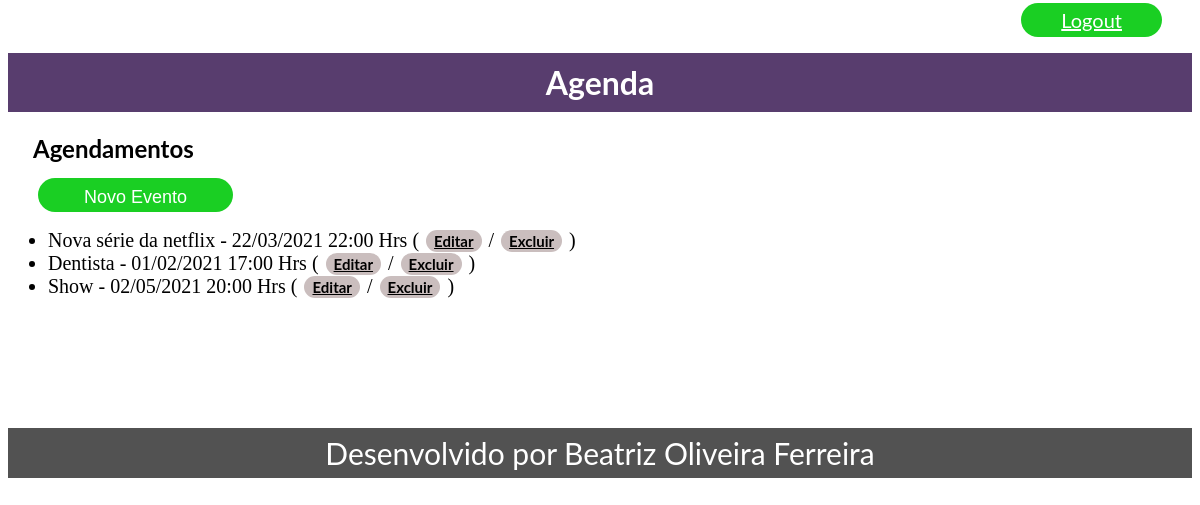
The page /agenda/ (signed in) on the database as committed earlier.
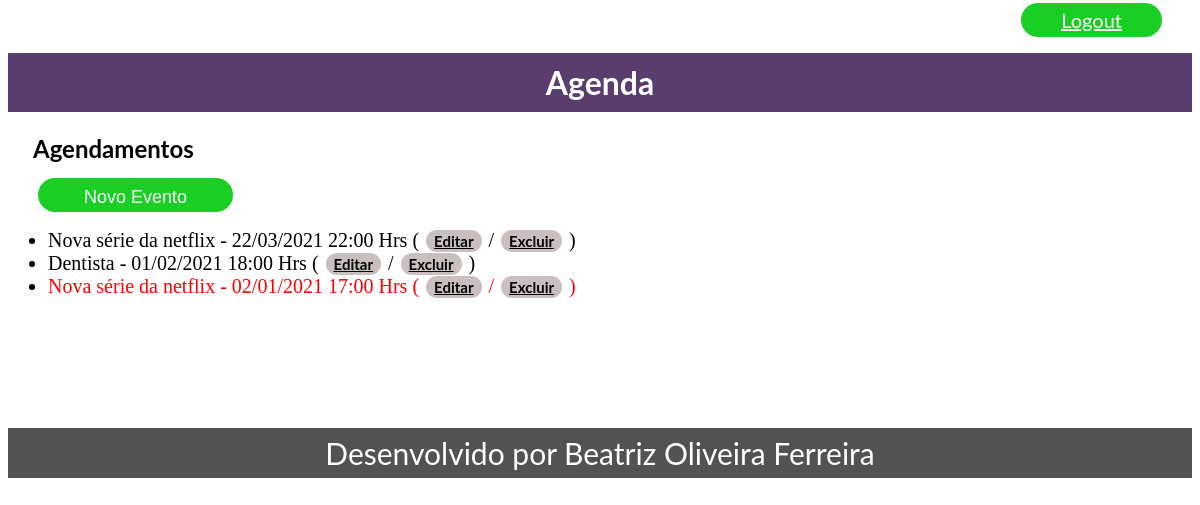
The same page on the database as committed later.
### core/models.py (models this page shows, shortened)
class Evento(models.Model):
    titulo = models.CharField(max_length=100)
    descricao = models.TextField(blank=True, null=True)
    data_evento = models.DateTimeField(verbose_name='Data do evento')
    data_criacao = models.DateTimeField(auto_now=True)
    usuario = models.ForeignKey(User, on_delete=models.CASCADE)
    class Meta:
        db_table = 'evento'
    def get_data_evento(self):
        return self.data_evento.strftime('%d/%m/%Y %H:%M Hrs')
    def get_evento_atrasado(self):
        if self.data_evento < datetime.now():
            return True
        else:
            return False

### core/views.py (the view)
# urls.py: path('agenda/', views.lista_eventos),
@login_required(login_url='/login/')
def lista_eventos(request):
    usuario = request.user
    data_atual = datetime.now() - timedelta(hours=1)
    evento = Evento.objects.filter(usuario=usuario)
    dados = {'eventos': evento}
    return render(request, 'agenda.html', dados)

### templates/agenda.html (shortened to what this page needs)
{% extends "model-page.html" %}
{% block content %}
    <h2>Agendamentos</h2>
    <a href="evento/">
        <button type="button">Novo Evento</button>
    </a>
    <ul style="font-size: 20px">
        {% for evento in eventos %}
            <li>
                <div style={% if evento.get_evento_atrasado %}
                                "color:red"
                            {% endif %}>
                    {{ evento.titulo }} - {{ evento.get_data_evento }}
                    ( <a href="evento/?id={{ evento.id }}">Editar</a>
                    / <a href="evento/delete/{{ evento.id }}/" onclick="excluir()">Excluir</a> )
                </div>
            </li>
        {% endfor %}
    </ul>
{% endblock %}

Rows that differ between the two databases and show on the page:
removed Evento: titulo "Show", get_data_evento "02/05/2021 20:00 Hrs"
changed Evento "Dentista": get_data_evento "01/02/2021 17:00 Hrs" → "01/02/2021 18:00 Hrs"
added Evento: titulo "Nova série da netflix", get_data_evento "02/01/2021 17:00 Hrs"
